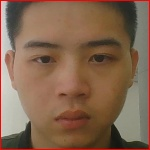
//> input picture ex5/faces/face_1.jpg, 150 x 150 px, given in place of the camera
$ ./test   (built with g++ and OpenCV 4)
//> lines starting //> are read from the running program, lines starting //| are printed output that depends on the picture; after the words box and inside, x2 and y2 are one past the last pixel; in counts of white or black regions, pixels touching at a corner belong together
#include "opencv2/objdetect.hpp"
#include "opencv2/highgui.hpp"
#include "opencv2/imgproc.hpp"
#include <opencv2/opencv.hpp>

using namespace std;
using namespace cv;

int main()
{
    /* -------------------------	【0】加载图像	----------------------------------------------- */
    VideoCapture vc(0);
    Mat frame_src;
    Mat frame_gray;
    while (1) {
        vc >> frame_src;
//> frame_src is the input picture: 150 rows x 150 cols, CV_8UC3; mean B, G, R 79.3, 101.4, 131.4
        imshow("src", frame_src);
        if(waitKey(10) == 'q') {
//> the 'q' key is pressed
            break;
        }
    }
    cvtColor(frame_src, frame_gray, COLOR_BGR2GRAY);
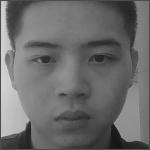
//> frame_gray: 150 rows x 150 cols, CV_8UC1; min 20, max 213, mean 107.9
    equalizeHist(frame_gray, frame_gray);
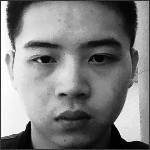
//> frame_gray: 150 rows x 150 cols, CV_8UC1; min 0, max 255, mean 128.6

    /* -------------------------	【1】加载模型	----------------------------------------------- */
    CascadeClassifier face_cascade;
    CascadeClassifier eye_cascade;

    String face_cascade_name = "../ex5/haarcascade_xml/haarcascade_frontalface_alt.xml";
    String eye_cascade_name = "../ex5/haarcascade_xml/haarcascade_eye_tree_eyeglasses.xml";

    if (!face_cascade.load(face_cascade_name))
    {
        printf("can not load the haar_face_Cascader file \n");
        return -1;
    }
    if (!eye_cascade.load(eye_cascade_name))
    {
        printf("can not load the haar_eye_Cascader file \n");
        return -1;
    }


    /* -------------------------	【2】Detect faces	----------------------------------------------- */
    std::vector<Rect> faces;
    face_cascade.detectMultiScale(frame_gray, faces, 1.1, 2, 0 | CASCADE_SCALE_IMAGE, Size(30, 30), Size(300, 300));
//> faces = 1 Rect (x, y, width, height): [10, 10, 124, 124]
    for (int i = 0; i < faces.size(); i++)
    {
        rectangle(frame_src, faces[i], Scalar(0, 255, 0), 2, 8, 0);

        Point center(faces[i].x + faces[i].width / 2, faces[i].y + faces[i].height / 2);
        ellipse(frame_src, center, Size(faces[i].width / 2, faces[i].height / 2), 0, 0, 360, Scalar(255, 0, 255), 4, 8, 0);
    }
//> this loop made 1 pass
//> center on pass 1: Point(72, 72)
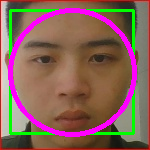
//> frame_src: 150 rows x 150 cols, CV_8UC3; 13.14% of pixels changed, all inside (x1, y1, x2, y2) = (8, 8, 137, 137)


    /* -------------------------	【3】In each face, detect eyes	----------------------------------------------- */
    std::vector<Rect> eyes;
    for (size_t i = 0; i < faces.size(); i++)
    {
        Mat faceROI = frame_gray(faces[i]);

        eye_cascade.detectMultiScale(faceROI, eyes, 1.1, 2, 0 | CASCADE_SCALE_IMAGE, Size(30, 30));
        for (size_t j = 0; j < eyes.size(); j++)
        {
            Point eye_center(faces[i].x + eyes[j].x + eyes[j].width / 2, faces[i].y + eyes[j].y + eyes[j].height / 2);
            int radius = cvRound((eyes[j].width + eyes[j].height)*0.25);
            circle(frame_src, eye_center, radius, Scalar(255, 0, 0), 4, 8, 0);
        }
    }
//> this loop made 1 pass
//> pass 1, `Mat faceROI = frame_gray(faces[i]);`:
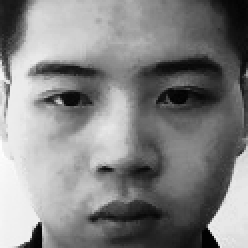
//> faceROI: 124 rows x 124 cols, CV_8UC1 (shown 2 times larger); min 1, max 255, mean 131
//> after the loop:
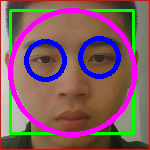
//> frame_src: 150 rows x 150 cols, CV_8UC3; 5.26% of pixels changed, all inside (x1, y1, x2, y2) = (24, 36, 121, 82)


    imshow("result", frame_src);
    waitKey();

    return 0;
}

$ run again, on ex5/faces/face_11.jpg
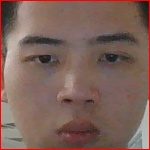
//> input picture ex5/faces/face_11.jpg, 150 x 150 px, given in place of the camera
//> frame_src is the input picture: 150 rows x 150 cols, CV_8UC3; mean B, G, R 89.6, 98.1, 125.5
//> faces = 1 Rect (x, y, width, height): [5, 7, 139, 139]
//> the loop `for (int i = 0; i < faces.size(); i++)` made 1 pass
//> center on pass 1: Point(74, 76)
//> the loop `for (size_t i = 0; i < faces.size(); i++)` made 1 pass
//> pass 1, `Mat faceROI = frame_gray(faces[i]);`:
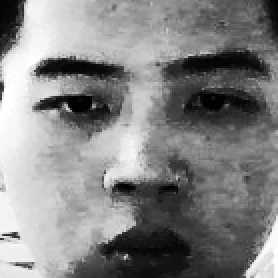
//> faceROI: 139 rows x 139 cols, CV_8UC1 (shown 2 times larger); min 0, max 255, mean 132
//> after the loop `for (size_t i = 0; i < faces.size(); i++)`:
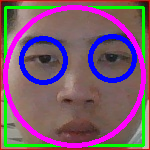
//> frame_src: 150 rows x 150 cols, CV_8UC3; mean B, G, R 110.1, 90.1, 124.1
